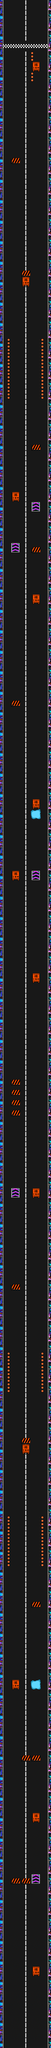

The image is a tile-based game level rendered from a .tmx file. Its description and source (layers, tilesets, objects; grid data summarised) follow:
An orthogonal 5x200 tile map with 64x64 px tiles, 5 tile layers (Road, Object1, FinishLine, SpeedRamp, ...).

<map version="1.10" tiledversion="1.11.2" orientation="orthogonal" renderorder="right-down" width="5" height="200" tilewidth="64" tileheight="64" infinite="0" nextlayerid="6" nextobjectid="1">
 <tileset firstgid="1" source="level4_tileset.tsx" />
 <layer id="1" name="Road" width="5" height="200">
  <data>[1000 cells, 1000 non-empty, 6 distinct tile ids]</data>
 </layer>
 <layer id="2" name="Object1" width="5" height="200">
  <data>[1000 cells, 60 non-empty, 4 distinct tile ids]</data>
 </layer>
 <layer id="3" name="FinishLine" width="5" height="200">
  <data>[1000 cells, 5 non-empty, 3 distinct tile ids]</data>
 </layer>
 <layer id="4" name="SpeedRamp" width="5" height="200">
  <data>[1000 cells, 5 non-empty, 1 distinct tile ids]</data>
 </layer>
 <layer id="5" name="Puddles" width="5" height="200">
  <data>[1000 cells, 2 non-empty, 1 distinct tile ids]</data>
 </layer>
</map>